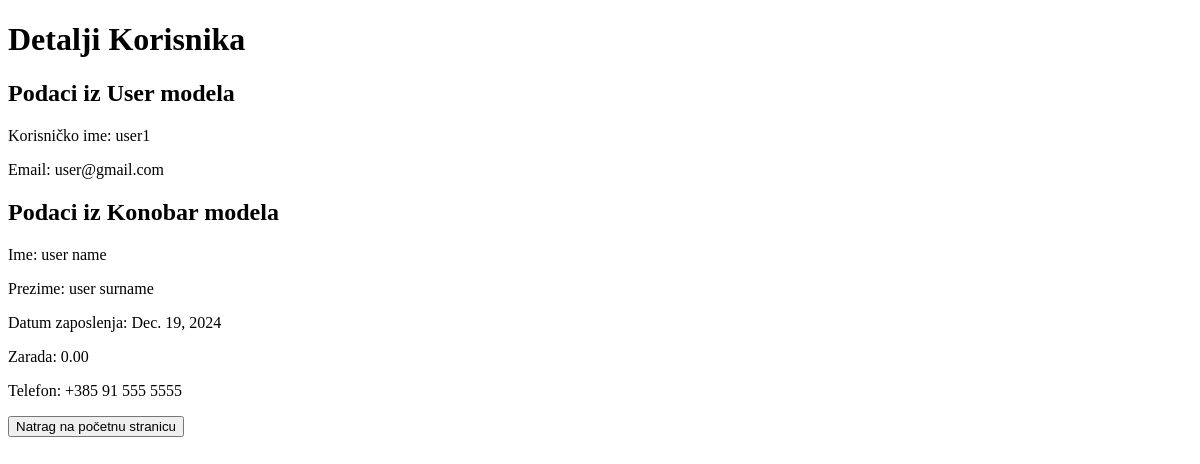
Page /konobar/detalji/ (signed in) on the earlier database version.
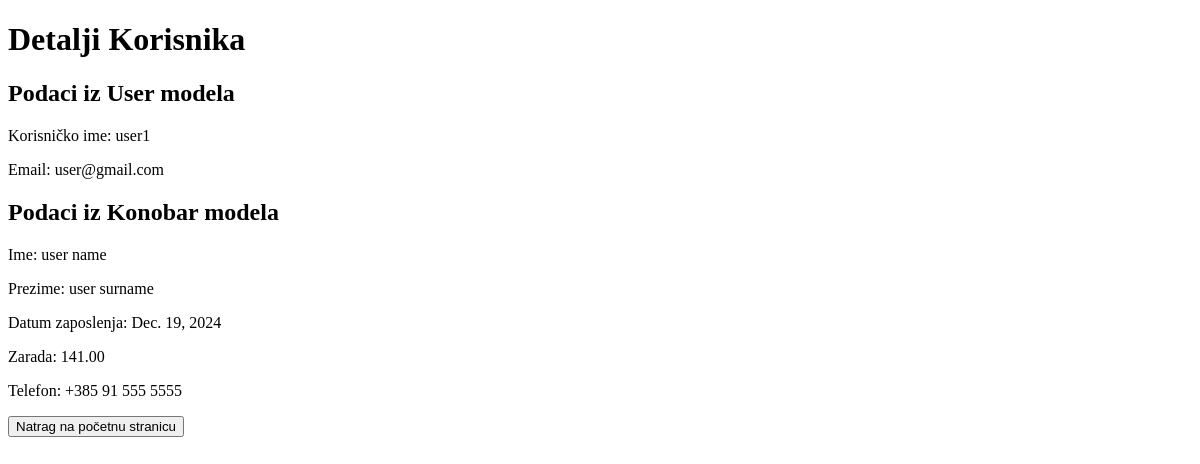
Same page on the later database version.
### main/models.py (models this page shows, shortened)
class Konobar(models.Model):
    user = models.OneToOneField(User, on_delete=models.CASCADE, related_name='konobar', null=True, blank=True)
    konobar_ime = models.CharField(max_length=50)
    konobar_prezime = models.CharField(max_length=50)
    konobar_datum_zaposlenja = models.DateField(auto_now_add=True)
    konobar_zarada = models.DecimalField(max_digits=10, decimal_places=2, default=0.00, validators=[MinValueValidator(0.00)])
    konobar_telefon = models.CharField(max_length=15, null=True, blank=True)

### main/views.py (the view)
# urls.py: path('konobar/detalji/', views.KonobarDetailView.as_view(), name='konobar_detalji'),
class KonobarDetailView(LoginRequiredMixin, DetailView):
    model = Konobar
    template_name = 'main/user/podaci_korisnika/detailView.html'
    context_object_name = 'konobar'
    def get_object(self, queryset=None):
        return self.request.user.konobar
    def get_context_data(self, **kwargs):
        context = super().get_context_data(**kwargs)
        context['user'] = self.request.user
        return context

### main/templates/main/user/podaci_korisnika/detailView.html (shortened to what this page needs)
<!DOCTYPE html>
<html lang="en">
<head>
</head>
<body>
    <h1>Detalji Korisnika</h1>
    <h2>Podaci iz User modela</h2>
    <p>Korisničko ime: {{ user.username }}</p>
    <p>Email: {{ user.email }}</p>
    <h2>Podaci iz Konobar modela</h2>
    <p>Ime: {{ konobar.konobar_ime }}</p>
    <p>Prezime: {{ konobar.konobar_prezime }}</p>
    <p>Datum zaposlenja: {{ konobar.konobar_datum_zaposlenja }}</p>
    <p>Zarada: {{ konobar.konobar_zarada }}</p>
    <p>Telefon: {{ konobar.konobar_telefon }}</p>
    <a href="{% url 'main:homepage' %}"><button>Natrag na početnu stranicu</button></a>
</body>
</html>

Differences in the rows shown:
changed Konobar "user name": konobar_zarada "0.00" → "141.00"
